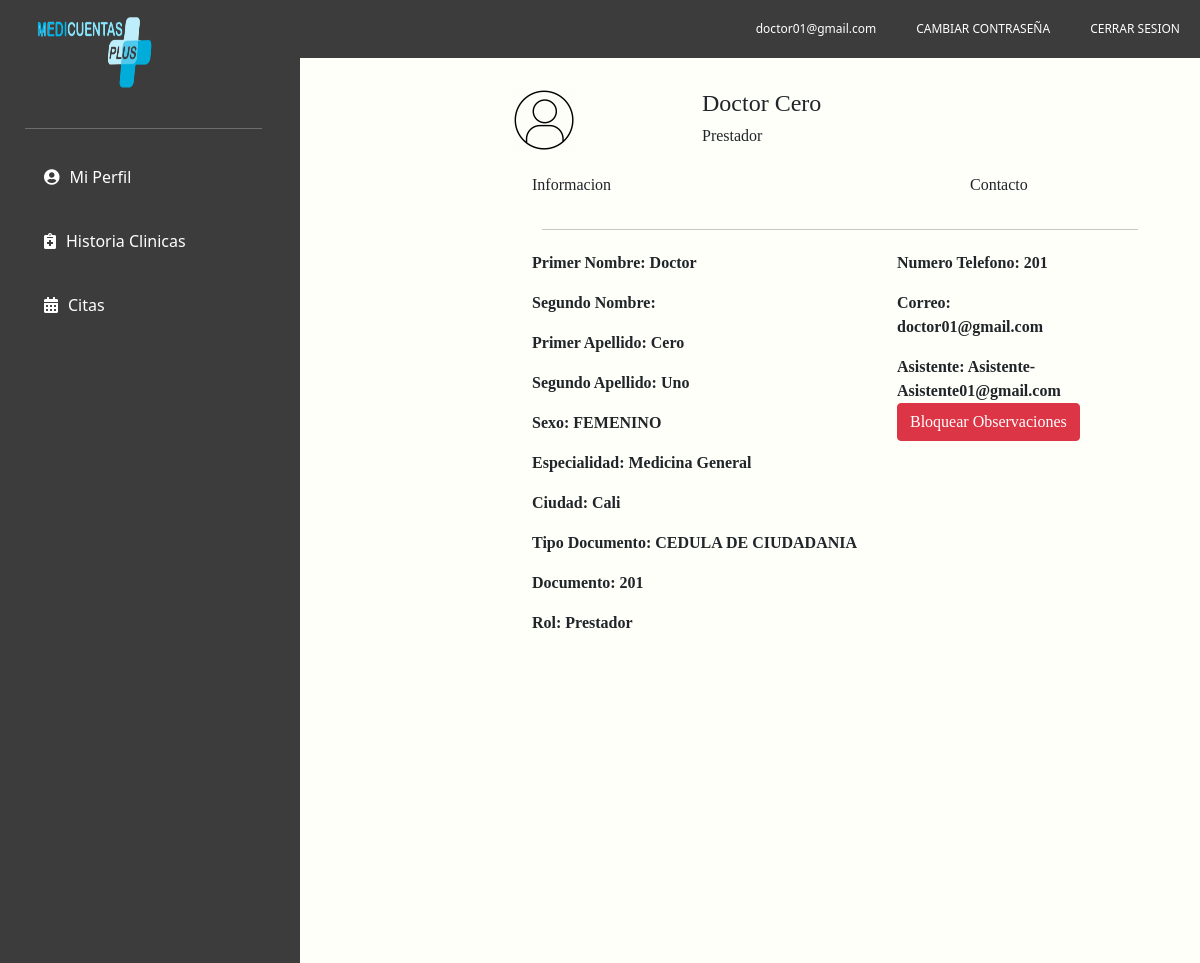
/dashboard (signed in), run on an earlier commit of the app's database.
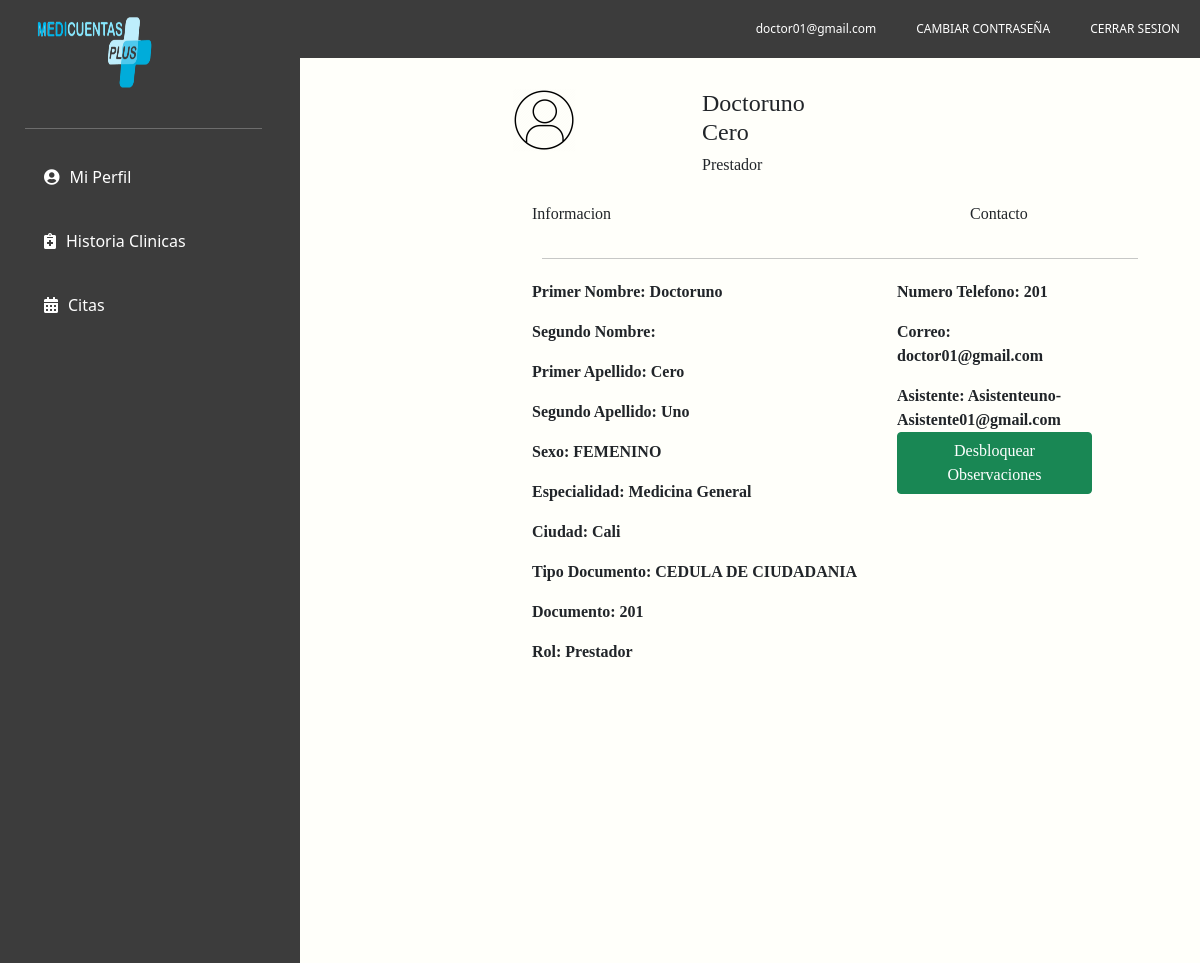
And on a later commit of the database.
### modelos/models.py (models this page shows)
class Usuario(models.Model):
    primernombre = models.CharField(max_length=1000, blank=True, null=True)
    segundonombre = models.CharField(max_length=1000, blank=True, null=True)
    primerapellido = models.CharField(max_length=1000, blank=True, null=True)
    segundoapellido = models.CharField(max_length=1000, blank=True, null=True)
    usuario = models.CharField(max_length=1000, blank=True, null=True)
    clave = models.TextField(blank=True, null=True)
    tipodocumento= models.CharField(max_length=1000, blank=True, null=True)
    numerodocumento= models.CharField(max_length=1000, blank=True, null=True)
    fechanacimiento = models.DateField(blank=True, null=True)
    edad = models.CharField(max_length=100, blank=True, null=True)
    numerotelefono = models.IntegerField( blank=True, null=True)
    ciudad = models.ForeignKey(Ciudad, on_delete=models.CASCADE,blank=True, null=True)
    especialidad = models.ForeignKey(Especialidad, on_delete=models.CASCADE,blank=True, null=True)
    rol = models.CharField(max_length=500, blank=True , null=True)
    asistente = models.CharField(max_length=500, blank=True, null= True)
    permisoscomentario = models.CharField(max_length=100, blank=True, null= True)
    sexo = models.CharField(max_length=500, blank=True, null= True)
    consultorio = models.CharField(max_length=500, blank=True, null= True)
    estado = models.CharField(max_length=500, blank=True, null= True)

class Especialidad(models.Model):
    especialidad = models.CharField(max_length=1000, blank=True, null=True)

class Ciudad(models.Model):
    ciudad = models.CharField(max_length=1000, blank=True, null=True)

### modelos/views.py (the view)
# urls.py: path('dashboard',dashboard),
def dashboard(request):
    if request.session.get('validar') == False:
        return redirect('/')
    else:
        if request.session.get('user'):
            usuario = Usuario.objects.get(id=request.session.get('user'))
            prestador = {}
            if usuario.rol == "Asistente":
                prestador = Usuario.objects.filter(asistente=usuario.primernombre+"-"+usuario.usuario)
            return render(request,'dashboard.html',{"usuario":usuario,"sesion":request.session.get('validar'),"prestador":prestador})
        else:
            return redirect('/')

### modelos/templates/dashboard.html (shortened to what the changed rows need)
<!doctype html>
<html lang="en">
<head>
    {% load static %}
    {% block head %}
	{% include "head.html" %}
	{% endblock %}
</head>
<body>
    <header>
        {% block header %}
				{% include "header.html" %}
		{% endblock %}
    </header>
    <main>
        <div class="container-fluid">
            <div class="row">
                <div class="col-9 row" id="col-9">
                    <div id="completa">
                        <div style="font-family: 'Alegreya Sans SC';" class="col-lg-2" id="perfil">
                            <div>
                                <h4>{{usuario.primernombre}} {{usuario.primerapellido}}</h4>
                            </div>
                            <div>
                                <h6>{{usuario.rol}}</h6>
                            </div>
                        </div>
                        <div>
                            <div class="row">
                                <div style="font-family: 'Alegreya Sans SC'; margin-left: 220px; margin-top: 5px;"
                                    class="col-lg-5">
                                    <div>
                                        <p style="font-weight: bold;">Primer Nombre: {{usuario.primernombre}}</p>
                                    </div>
                                    <div>
                                        <p style="font-weight: bold;">Primer Apellido: {{usuario.primerapellido}}</p>
                                    </div>
                                    <div>
                                        <p style="font-weight: bold;">Segundo Apellido: {{usuario.segundoapellido}}</p>
                                    </div>
                                    <div>
                                        <p style="font-weight: bold;">Sexo: {{usuario.sexo}}</p>
                                    </div>
                                    <div>
                                        <p style="font-weight: bold;">Especialidad:
                                            {{usuario.especialidad.especialidad}}</p>
                                    </div>
                                    <div>
                                        <p style="font-weight: bold;">Ciudad: {{usuario.ciudad.ciudad}}</p>
                                    </div>
                                    <div>
                                        <p style="font-weight: bold;">Tipo Documento: {{usuario.tipodocumento}}</p>
                                    </div>
                                    <div>
                                        <p style="font-weight: bold;">Documento: {{usuario.numerodocumento}}</p>
                                    </div>
                                    <div>
                                        <p style="font-weight: bold;">Rol: {{usuario.rol}}</p>
                                    </div>
                                </div>
                                <div style="font-family: 'Alegreya Sans SC'; margin-top: 5px;" class="col-lg-3">
                                    <div>
                                        <p style="font-weight: bold;">Numero Telefono: {{usuario.numerotelefono}}</p>
                                    </div>
                                    <div>
                                        <p style="font-weight: bold;">Correo: {{usuario.usuario}}</p>
                                    </div>
                                    {%if usuario.rol == 'Prestador'%}
                                    <div>
                                        <p style="font-weight: bold;">Asistente: {{usuario.asistente}}
                                            {%if usuario.permisoscomentario == 'Si'%}<a
                                                href="/bloqueo/{{usuario.asistente}}" class="btn btn-danger"
                                                style="color: #fff;">Bloquear
                                                Observaciones</a>{%else%}<a href="/bloqueo/{{usuario.asistente}}"
                                                class="btn btn-success" style="color: #fff;">Desbloquear
                                                Observaciones</a>{%endif%}</p>
                                    </div>
                                    {%endif%}
                                </div>
                            </div>
                        </div>
                    </div>
                </div>
            </div>
        </div>
    </main>
</body>
</html>

### modelos/templates/header.html (shortened to what this page needs)
{%load static%}
<img src="{% static 'imagenes/logo1.png'%}" class="img-1">
<nav>
    <ul>
        <li><a href="/logout">CERRAR SESION</a></li>
        <li><a href="/cambioclave/{{usuario.id}}">CAMBIAR CONTRASEÑA</a></li>
        <li><a href="#">{{usuario.usuario}}</a></li>
    </ul>
</nav>

What changed in the data, as far as the page shows it:
changed Usuario "Cero": primernombre "Doctor" → "Doctoruno"; asistente "Asistente-Asistente01@gmail.com" → "Asistenteuno-Asistente01@gmail.com"
Also different on the page:
text no longer shown: "Bloquear Observaciones"
text now shown: "Desbloquear Observaciones"
